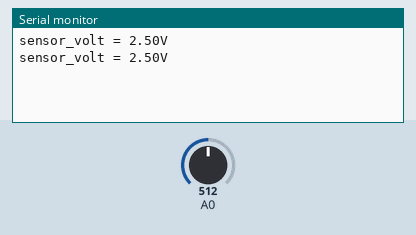
Recording of a sketch running on a simulated Arduino Uno, built with avr-gcc and run on an emulated ATmega328P. Shown: the last lines printed to the serial monitor. The inputs (shaded band) are chosen by the test bench; at power-on: A0 = 512.

Above: at 1.8 s.
1.9 s: A0 set to 716
At 2.5 s:
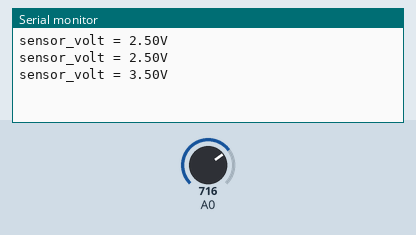
3.4 s: A0 set to 900
At 4.8 s:
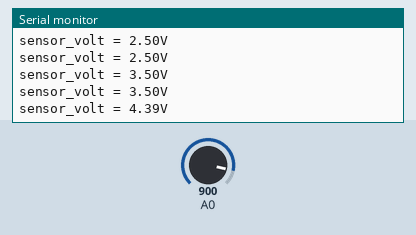
Timing chart, 0 to 6.4 s (numbered marks = the images above; inputs shaded):
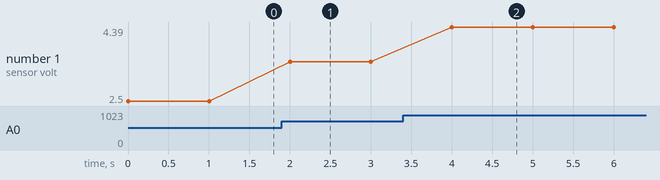

The sketch:

MQ_2_PPM.ino
```cpp
void setup() {
    Serial.begin(9600);
}

void loop() {
    float sensor_volt;
    float sensorValue;

    sensorValue = analogRead(A0);
    sensor_volt = sensorValue*5/1024;

    Serial.print("sensor_volt = ");
    Serial.print(sensor_volt);
    Serial.println("V");
    delay(1000);
}
```

Measured:
- after the input at 1.9 s, the serial monitor: prints a new line after 0.10 s (image 1)
- after the input at 3.4 s, the serial monitor: prints a new line after 0.60 s (image 2)
- plotted number 1: 2.5 → 3.5 after the input at 1.9 s, 3.5 → 4.39 after the input at 3.4 s
